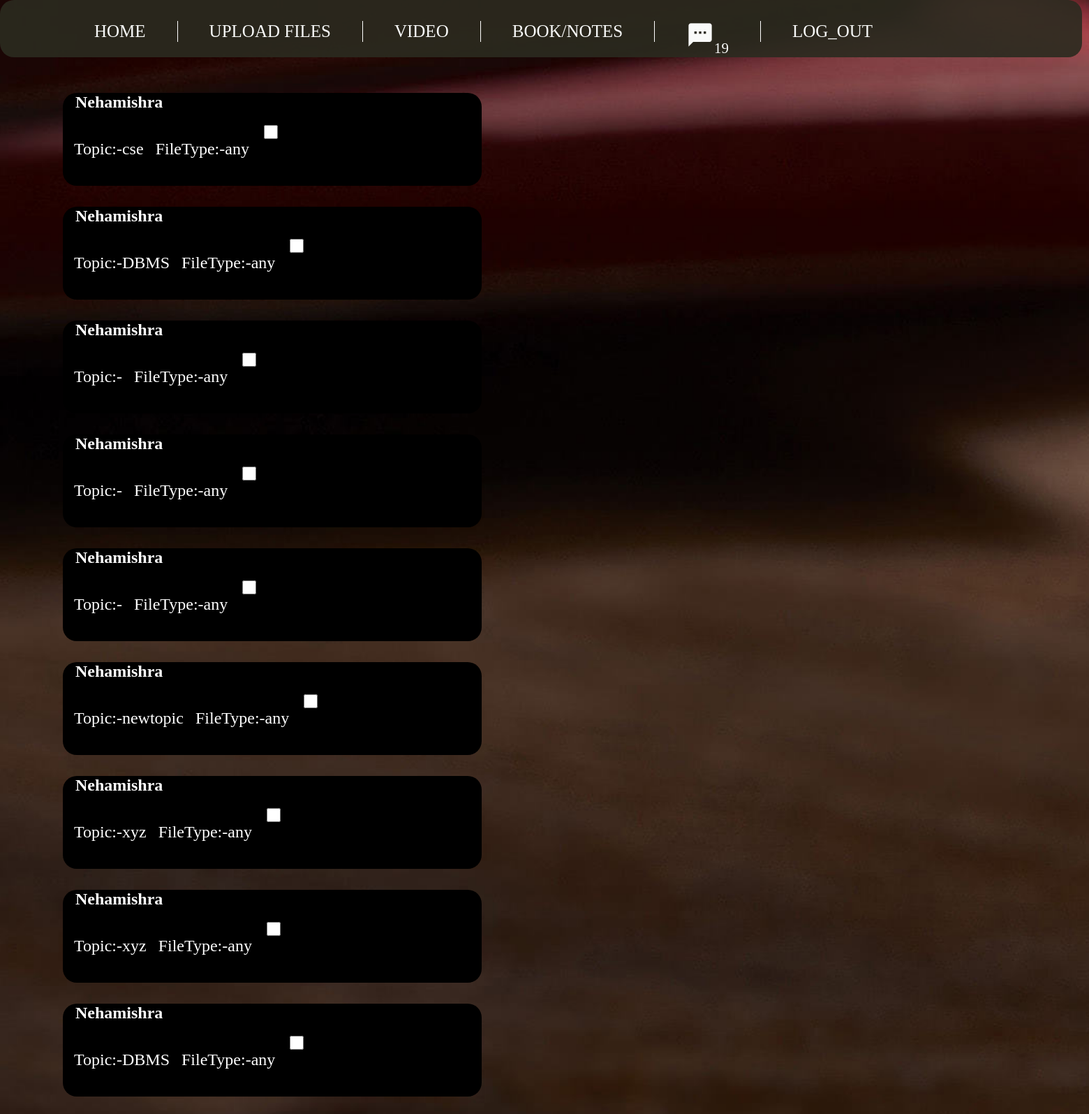
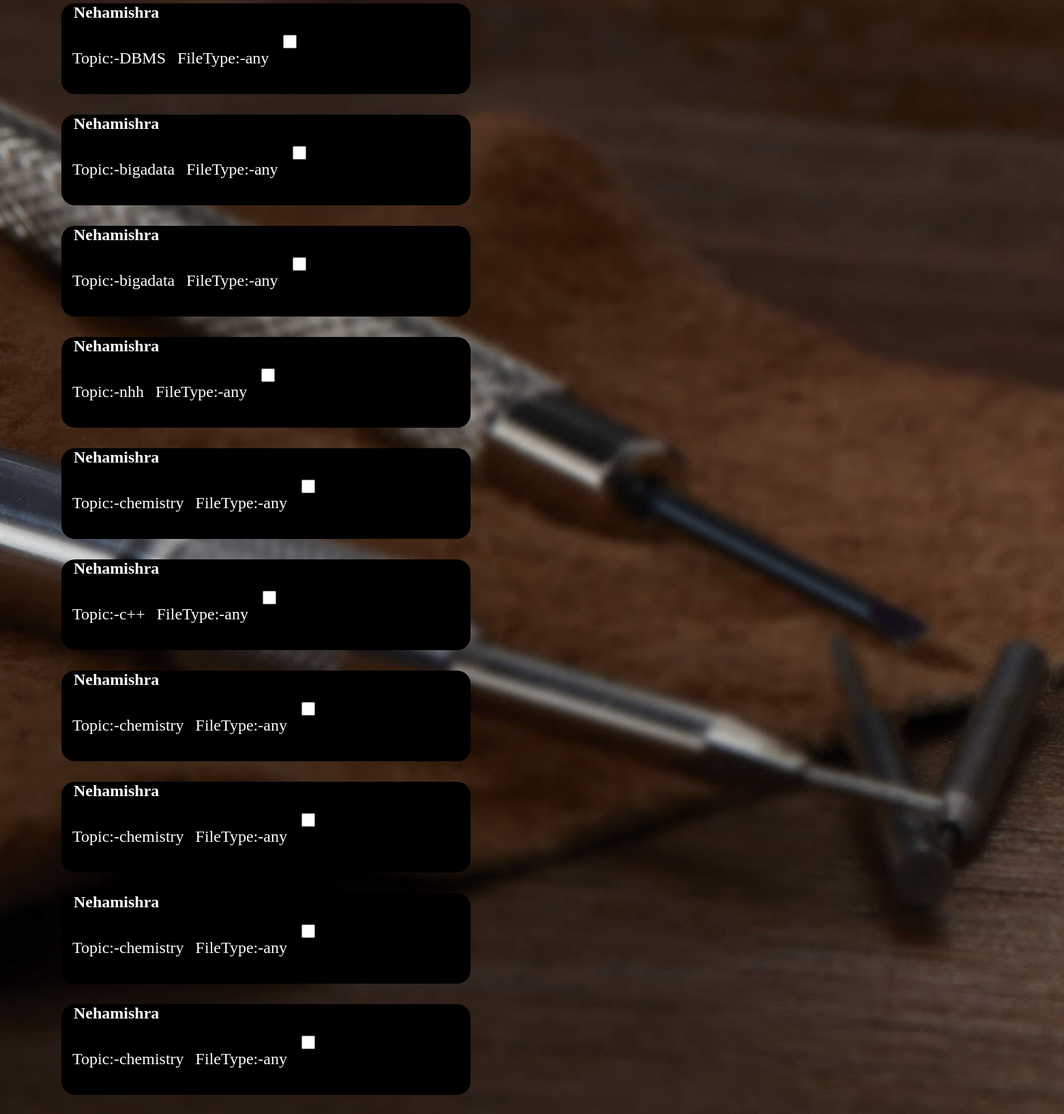
Screenshot of /showmsg (signed in) with the database file from the repository (2 pictures, top to bottom).
### cloneapp/models.py (models this page shows)
class Message(models.Model):
    seen = models.BooleanField(default = False)
    to = models.ForeignKey('auth.User',on_delete = models.CASCADE,null = True,blank = True)
    fom = models.CharField(max_length = 30)
    topic = models.CharField(max_length = 30 )
    file = models.CharField(max_length = 30,null = True,blank = True)

### cloneapp/views.py (the view)
# urls.py: path('showmsg',Showmsg.as_view(),name='showmsg'),
class Showmsg(View):
    def get(self,request):
        if request.user.is_authenticated and request.user.is_superuser:
            unseen = Message.objects.filter(to = request.user ,seen = False)
            unseen_count = unseen.count()
            len_msg = Message.objects.filter(to = request.user).count()
            unseen_msg = Message.objects.filter(to = request.user,seen = False)
            seen_msg = Message.objects.filter(to = request.user,seen = True)
            index = len(seen_msg)
            seen = seen_msg[0:index]
            context = {'unseen_msg':unseen_msg,'seen_msg':seen,'len_msg':len_msg,'unseen_count':unseen_count}
            for msg in unseen_msg:
                msg.seen = True
                msg.save()
            template = loader.get_template('html_ki_file/showmsg.html')
            return HttpResponse(template.render(context,request))
        else:
            return HttpResponse("Login first")

### cloneapp/templates/html_ki_file/showmsg.html (shortened to what this page needs)
{% load staticfiles %}
<link rel = "stylesheet" type="text/css" href = "{% static 'style.css' %}">
<html>
<head>
<link rel="stylesheet" href="https://cdnjs.cloudflare.com/ajax/libs/font-awesome/4.7.0/css/font-awesome.min.css">
</head>
<body>
<div id = "menu">
<font size = "5">
<ul>
<li><a href ="{% url 'cloneapp:home' %}">Home</a></li>
<li><a href="{% url 'cloneapp:upload' %}">Upload files</a></li>
<li><a href="{% url 'cloneapp:getvideo' %}">Video</a></li>
<li><a href="{% url 'cloneapp:getpdf' %}">Book/notes</a></li>
{% if  unseen_count != 0 %}
<li><a href="{% url 'cloneapp:showmsg' %}"><i class="material-icons" style = "font-size:40px;" onclick = "display();">sms</i><sub>{{unseen_count}}
</li>
{% else %}
<li><a href="{% url 'cloneapp:showmsg' %}"><i class="material-icons" style = "font-size:40px;" onclick = "display();">sms</i></li>
</a>
{% endif %}
<li><a href="{% url 'cloneapp:start' %}">Log_out</a></li>
</ul>
</div>
<br>
{% if len_msg != 0 %}
<ul>
{% for msg in unseen_msg %}
<div style = "font-size:30px;border-radius: 20px;background: black;width:auto;width:600px;color:yellow;">
<li><b><font size = "5" color = "white">&nbsp;&nbsp;&nbsp;{{msg.fom}}</b></font><br>
<form action = "">
<table cellspacing = "15" >
<tr>
<td>
<font size = "5" color = "white">
Topic:-{{msg.topic}} </td> <td><font size = "5" color = "white">FileType:-{{msg.file}}</td>
<td><font size = "5" color = "yellow"><input type="checkbox" value = {{msg.id}} onclick = "clicked(this)" style="width:20px;height:20px;"></input>
</td>
</tr>
</table>
</div>
{% endfor %}
{% else %}
No_messages
{% endif %}

### cloneapp/static/style.css (style rules this page uses)
body { margin: 0; padding: 0; background: url('images/new.jpg'); background-size: cover; }
#menu { height: 70px; width: 1550px; background:rgba( 43, 43, 32,0.9); padding:6px 0; border-radius: 20px; }
ul { list-style: none; padding:0 90px; margin-left: 0px; }
#menu ul li { float:left; padding:0 45px; height:30px; border-right:1px solid white; }
#menu ul li:last-child { border-right:none; }
#menu ul li a { text-decoration: none; text-transform: uppercase; font-size:25px; color:#f9faf9; line-height: 30px; transition: font-size 0.4s ease; }

### rows the page displays
Message: fom "Nehamishra", topic "cse", file "any"
Message: fom "Nehamishra", topic "DBMS", file "any"
Message: fom "Nehamishra", file "any"
Message: fom "Nehamishra", file "any"
Message: fom "Nehamishra", file "any"
Message: fom "Nehamishra", topic "newtopic", file "any"
Message: fom "Nehamishra", topic "xyz", file "any"
Message: fom "Nehamishra", topic "xyz", file "any"
Message: fom "Nehamishra", topic "DBMS", file "any"
Message: fom "Nehamishra", topic "DBMS", file "any"
Message: fom "Nehamishra", topic "bigadata", file "any"
Message: fom "Nehamishra", topic "bigadata", file "any"
Message: fom "Nehamishra", topic "nhh", file "any"
Message: fom "Nehamishra", topic "chemistry", file "any"
Message: fom "Nehamishra", topic "c++", file "any"
Message: fom "Nehamishra", topic "chemistry", file "any"
Message: fom "Nehamishra", topic "chemistry", file "any"
Message: fom "Nehamishra", topic "chemistry", file "any"
Message: fom "Nehamishra", topic "chemistry", file "any"

### other values shown
{{ unseen_count }} "19"
